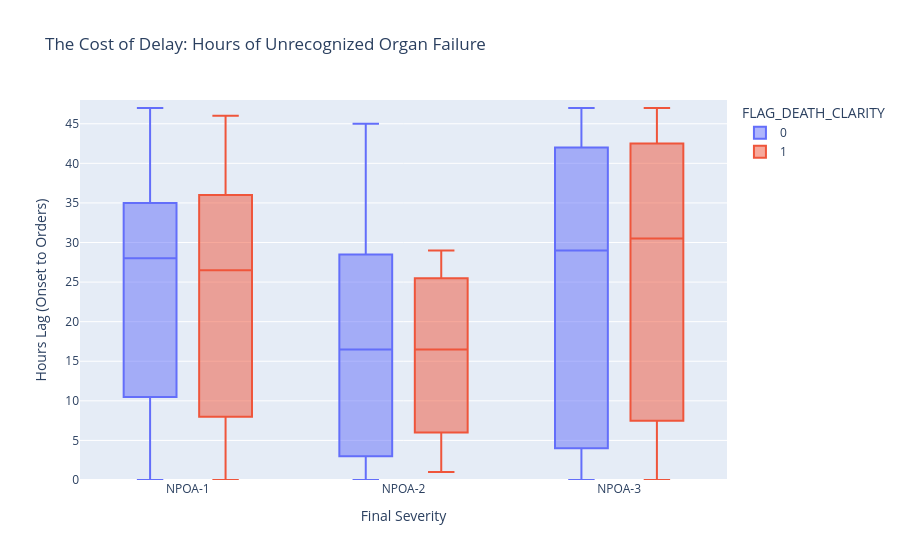

Notebook cell for this chart:
### Code cell
fig_lag = px.box(
    df_npoa_gap, 
    x="Sepsis_Category", # NPOA2 vs NPOA3
    y="Hours_Lag_Organ_Failure_to_Action",
    color="FLAG_DEATH_CLARITY",
    title="The Cost of Delay: Hours of Unrecognized Organ Failure",
    labels={
        "Hours_Lag_Organ_Failure_to_Action": "Hours Lag (Onset to Orders)", 
        "Sepsis_Category": "Final Severity"
    },
    category_orders={"Sepsis_Category": ["NPOA-1", "NPOA-2", "NPOA-3"]}
)
fig_lag.update_yaxes(range=[0, 48]) # Focus on the 48h lookback window
fig_lag.show()

### Figure 1 — Plotly figure (JSON) as saved in the notebook; plotly's stock layout.template omitted (floating-point values rounded to 4 significant figures; data arrays with more than 128 entries replaced by an {"elided": "..."} marker saying what was removed)
{"data": [{"alignmentgroup": "True", "hovertemplate": "FLAG_DEATH_CLARITY=0<br>Final Severity=%{x}<br>Hours Lag (Onset to Orders)=%{y}<extra></extra>", "legendgroup": "0", "marker": {"color": "#636efa"}, "name": "0", "notched": false, "offsetgroup": "0", "orientation": "v", "showlegend": true, "type": "box", "x": {"elided": "145 str values"}, "x0": " ", "xaxis": "x", "y": {"elided": "145 int values"}, "y0": " ", "yaxis": "y"}, {"alignmentgroup": "True", "hovertemplate": "FLAG_DEATH_CLARITY=1<br>Final Severity=%{x}<br>Hours Lag (Onset to Orders)=%{y}<extra></extra>", "legendgroup": "1", "marker": {"color": "#EF553B"}, "name": "1", "notched": false, "offsetgroup": "1", "orientation": "v", "showlegend": true, "type": "box", "x": ["NPOA-3", "NPOA-3", "NPOA-3", "NPOA-3", "NPOA-3", "NPOA-3", "NPOA-3", "NPOA-3", "NPOA-3", "NPOA-3", "NPOA-3", "NPOA-3", "NPOA-3", "NPOA-3", "NPOA-1", "NPOA-3", "NPOA-3", "NPOA-2", "NPOA-3", "NPOA-3", "NPOA-3", "NPOA-1", "NPOA-3", "NPOA-3", "NPOA-3", "NPOA-3", "NPOA-3", "NPOA-3", "NPOA-3", "NPOA-2", "NPOA-3", "NPOA-1", "NPOA-3", "NPOA-3", "NPOA-3", "NPOA-3", "NPOA-3", "NPOA-3", "NPOA-3", "NPOA-3", "NPOA-3", "NPOA-3", "NPOA-3", "NPOA-3", "NPOA-1", "NPOA-3", "NPOA-3", "NPOA-1", "NPOA-3", "NPOA-3", "NPOA-3", "NPOA-3", "NPOA-3", "NPOA-2", "NPOA-3", "NPOA-3", "NPOA-1", "NPOA-3", "NPOA-3", "NPOA-3", "NPOA-3", "NPOA-3", "NPOA-3", "NPOA-3", "NPOA-3", "NPOA-3", "NPOA-3", "NPOA-3", "NPOA-3", "NPOA-2", "NPOA-3", "NPOA-3", "NPOA-3", "NPOA-3"], "x0": " ", "xaxis": "x", "y": [2, 32, 25, 42, 23, 47, 42, 32, 27, 44, 35, 31, 12, 34, 25, 8, 45, 29, 26, 18, 28, 36, 44, 2, 28, 6, 35, 34, 25, 11, 0, 46, 30, 0, 46, 47, 47, 4, 2, 43, 46, 46, 28, 40, 28, 23, 47, 8, 46, 25, 1, 35, 46, 1, 40, 6, 0, 0, 40, 5, 41, 5, 1, 36, 1, 47, 47, 32, 43, 22, 6, 7, 10, 20], "y0": " ", "yaxis": "y"}], "layout": {"autosize": true, "boxmode": "group", "legend": {"title": {"text": "FLAG_DEATH_CLARITY"}, "tracegroupgap": 0}, "title": {"text": "The Cost of Delay: Hours of Unrecognized Organ Failure"}, "xaxis": {"anchor": "y", "autorange": true, "categoryarray": ["NPOA-1", "NPOA-2", "NPOA-3"], "categoryorder": "array", "domain": [0, 1], "range": [-0.5, 2.5], "title": {"text": "Final Severity"}, "type": "category"}, "yaxis": {"anchor": "x", "domain": [0, 1], "range": [0, 48], "title": {"text": "Hours Lag (Onset to Orders)"}, "type": "linear"}}}
